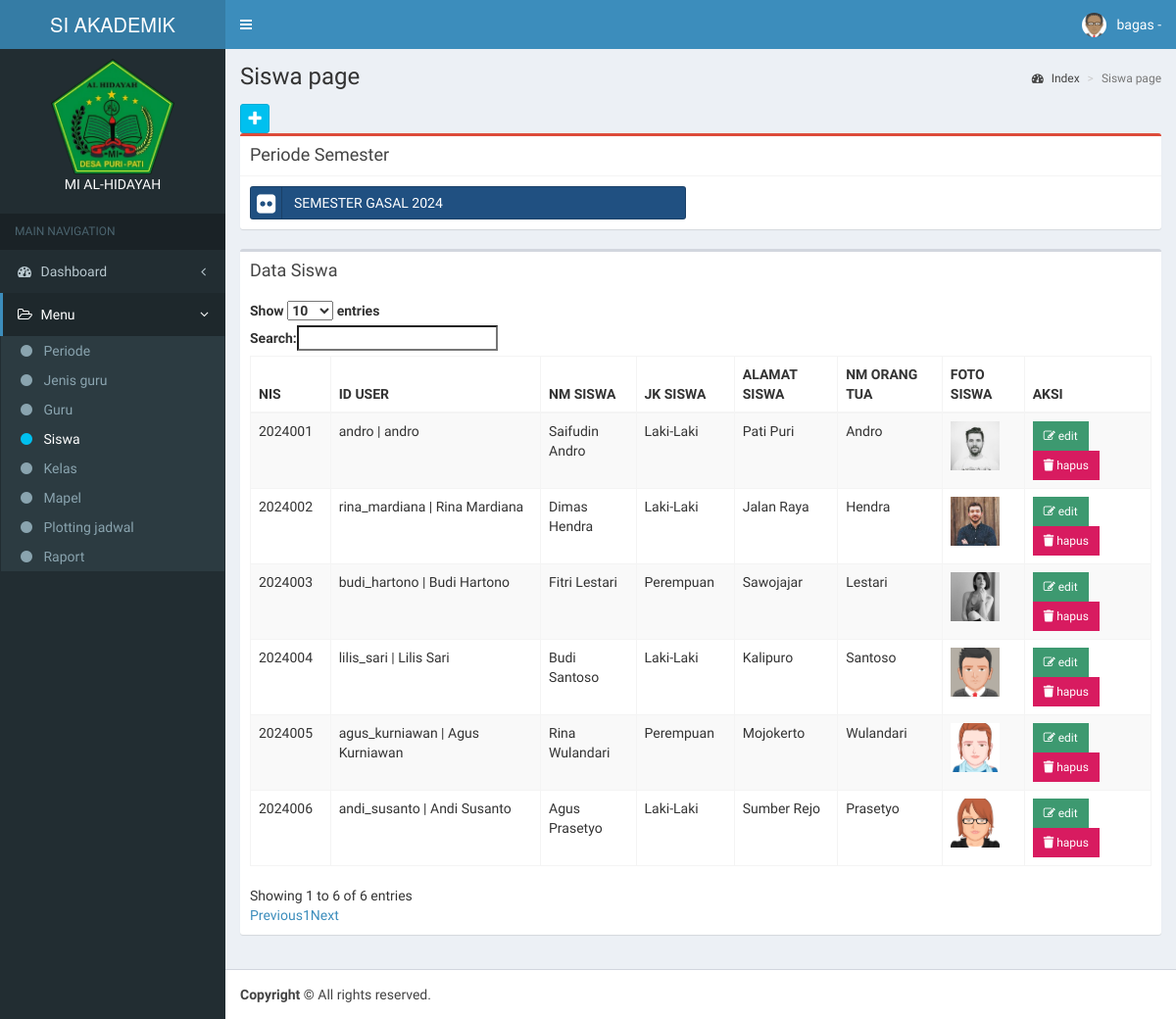
Screenshot of /app/siswa/index.php (signed in) with the database file from the repository.
### tables this page shows
CREATE TABLE `periode` (
  `id_periode` int(11) NOT NULL,
  `nm_periode` varchar(50) DEFAULT NULL,
  `status_periode` enum('Aktif','Non Aktif') DEFAULT NULL
);

CREATE TABLE `siswa` (
  `id_siswa` int(11) NOT NULL,
  `nis` varchar(50) DEFAULT NULL,
  `id_user` int(11) DEFAULT NULL,
  `nm_siswa` varchar(50) DEFAULT NULL,
  `jk_siswa` enum('Laki-Laki','Perempuan') DEFAULT NULL,
  `alamat_siswa` text DEFAULT NULL,
  `nm_orang_tua` varchar(50) DEFAULT NULL,
  `foto_siswa` blob DEFAULT NULL,
  `status` enum('aktif','tidak aktif') DEFAULT NULL
);

CREATE TABLE `user` (
  `id_user` int(11) NOT NULL,
  `username` varchar(50) DEFAULT NULL,
  `password` varchar(50) DEFAULT NULL,
  `nm_pengguna` varchar(50) DEFAULT NULL,
  `level` enum('Kepala Sekolah','Seksi Tata Usaha','Seksi Kurikulum','Guru','Orang Tua') DEFAULT NULL
);

### config/config.php (called while the page is built, shortened)
<?php
function Url_web(){
    $xplode = explode("/", $_SERVER['REQUEST_URI']);
    return $xplode[1];
}
$defaul_uri = "/".Url_web();
$url = "http://".$_SERVER['SERVER_NAME'].":".$_SERVER['SERVER_PORT'].$defaul_uri;
function DB(){
    return ["localhost", "root", "", "vinka"];
}
function QueryManyData($sql){
    $conn = new mysqli(DB()[0], DB()[1], DB()[2], DB()[3]);
    $result = $conn->query($sql);
    return $result;
}
function QueryOnedata($sql){
    $conn = new mysqli(DB()[0], DB()[1], DB()[2], DB()[3]);
    $result = $conn->query($sql);
    return $result;
}

### app/siswa/index.php (the view, shortened to what this page needs)
<?php include_once '../template/header.php'; ?>
<?php include_once '../template/navbar.php'; ?>
<?php include_once '../template/sidebar.php'; ?>
<div class='content-wrapper'>
  <section class='content-header'>
    <h1>Siswa page
    </h1>
    <ol class='breadcrumb'>
      <li><a href='#'><i class='fa fa-dashboard'></i> Index</a></li>
      <li class='active'>Siswa page</li>
    </ol>
  </section>
  <section class='content'>
    <a class='btn btn-social-icon btn-info btn-sm' data-toggle='tooltip' data-placement='top' title='Tambah data siswa' href='<?= $url ?>/app/siswa/tambah.php'><i class='fa fa-plus'></i></a>
    <div class="box box-danger">
      <div class="box-header with-border">
        <h3 class="box-title">Periode Semester</h3>
      </div>
      <div class="box-body">
        <?php foreach (QueryManyData("SELECT * FROM  periode ORDER BY id_periode DESC") as $row) { ?>
          <div class="row">
            <div class="col-xs-6">
              <a href="<?= $url ?>/app/siswa/periode.php?id_periode=<?= $row['id_periode'] ?>" class="btn btn-block btn-social btn-bitbucket">
                <i class="fa fa-flickr"></i> <?= $row['nm_periode'] ?>
              </a>
            </div>
          <?php } ?>
          </div>
      </div>
    </div>
    <div class='row'>
      <div class='col-xs-12'>
        <div class='box'>
          <div class='box-header'>
            <h3 class='box-title'>Data Siswa</h3>
          </div>
          <div class='box-body'>
            <table id='example1' class='table table-bordered table-striped'>
              <thead>
                <tr>
                  <th>NIS</th>
                  <th>ID USER</th>
                  <th>NM SISWA</th>
                  <th>JK SISWA</th>
                  <th>ALAMAT SISWA</th>
                  <th>NM ORANG TUA</th>
                  <th>FOTO SISWA</th>
                  <th>AKSI</th>
                </tr>
              </thead>
              <tbody>
                <?php
                foreach (QueryManyData('SELECT * FROM siswa') as $row) {
                ?>
                  <tr>
                    <td><?= $row['nis'] ?></td>
                    <td>
                      <?php
                      $user = QueryOnedata('SELECT * FROM user WHERE id_user = ' . $row['id_user'] . '')->fetch_assoc();
                      ?>
                      <?= $user['username'] . " | " . $user['nm_pengguna'] ?>
                    </td>
                    <td><?= $row['nm_siswa'] ?></td>
                    <td><?= $row['jk_siswa'] ?></td>
                    <td><?= $row['alamat_siswa'] ?></td>
                    <td><?= $row['nm_orang_tua'] ?></td>
                    <td>
                      <img src="<?= $url . '/foto/siswa/' . $row['foto_siswa']; ?>" alt="" srcset="" style="width: 50px; height:50px;">
                    </td>
                    <td>
                      <a href='<?= $url ?>/app/siswa/edit.php?id_siswa=<?= $row['id_siswa'] ?>' class='btn bg-olive btn-flat btn-sm'><i class='fa fa-edit'></i> edit</a>
                      <button onclick='ConfirmDelete(<?= $row['id_siswa'] ?>)' class='btn bg-maroon btn-flat btn-sm'>
                        <i class='fas fa-trash'></i>
                        hapus
                      </button>
                    </td>
                  </tr>
                <?php
                }
                ?>
              </tbody>
            </table>
          </div>
        </div>
      </div>
    </div>
</div>
<?php include_once '../template/footer.php'; ?>

### rows the page displays
periode: nm_periode "SEMESTER GASAL 2024"
siswa: nis "2024001", id_user.username "andro", id_user.nm_pengguna "andro", nm_siswa "Saifudin Andro", jk_siswa "Laki-Laki", alamat_siswa "Pati Puri", nm_orang_tua "Andro", foto_siswa (picture)
siswa: nis "2024002", id_user.username "rina_mardiana", id_user.nm_pengguna "Rina Mardiana", nm_siswa "Dimas Hendra", jk_siswa "Laki-Laki", alamat_siswa "Jalan Raya", nm_orang_tua "Hendra", foto_siswa (picture)
siswa: nis "2024003", id_user.username "budi_hartono", id_user.nm_pengguna "Budi Hartono", nm_siswa "Fitri Lestari", jk_siswa "Perempuan", alamat_siswa "Sawojajar", nm_orang_tua "Lestari", foto_siswa (picture)
siswa: nis "2024004", id_user.username "lilis_sari", id_user.nm_pengguna "Lilis Sari", nm_siswa "Budi Santoso", jk_siswa "Laki-Laki", alamat_siswa "Kalipuro", nm_orang_tua "Santoso", foto_siswa (picture)
siswa: nis "2024005", id_user.username "agus_kurniawan", id_user.nm_pengguna "Agus Kurniawan", nm_siswa "Rina Wulandari", jk_siswa "Perempuan", alamat_siswa "Mojokerto", nm_orang_tua "Wulandari", foto_siswa (picture)
siswa: nis "2024006", id_user.username "andi_susanto", id_user.nm_pengguna "Andi Susanto", nm_siswa "Agus Prasetyo", jk_siswa "Laki-Laki", alamat_siswa "Sumber Rejo", nm_orang_tua "Prasetyo", foto_siswa (picture)

### other values shown
$_SESSION['username'] "bagas"
str_replace("_", " ", $data_menu[$sub]) "Periode"
str_replace("_", " ", $data_menu[$sub]) "Jenis guru"
str_replace("_", " ", $data_menu[$sub]) "Guru"
str_replace("_", " ", $data_menu[$sub]) "Siswa"
str_replace("_", " ", $data_menu[$sub]) "Kelas"
str_replace("_", " ", $data_menu[$sub]) "Mapel"
str_replace("_", " ", $data_menu[$sub]) "Plotting jadwal"
str_replace("_", " ", $data_menu[$sub]) "Raport"
